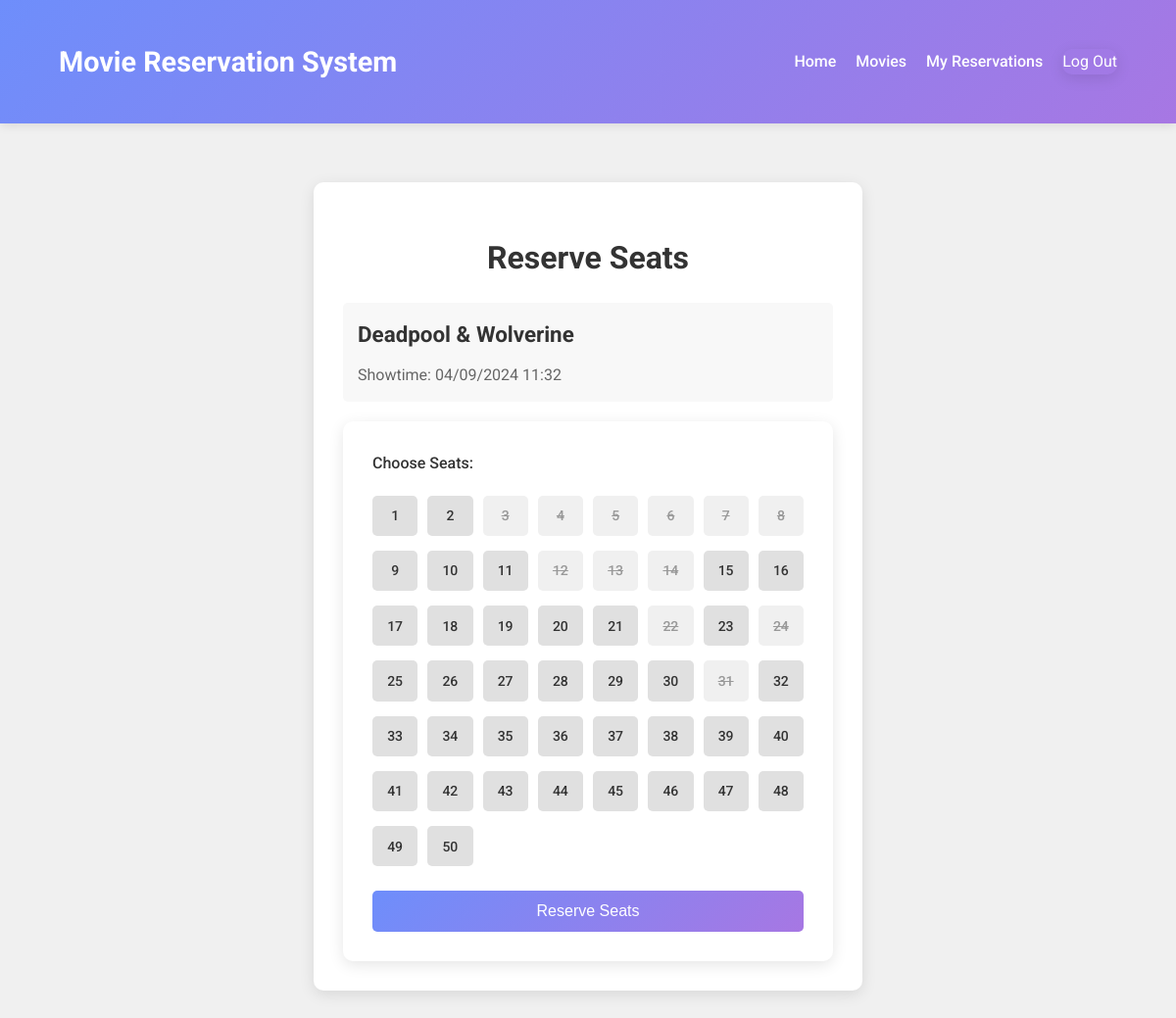
/movies/reservation/2/ (signed in), run on an earlier commit of the app's database.
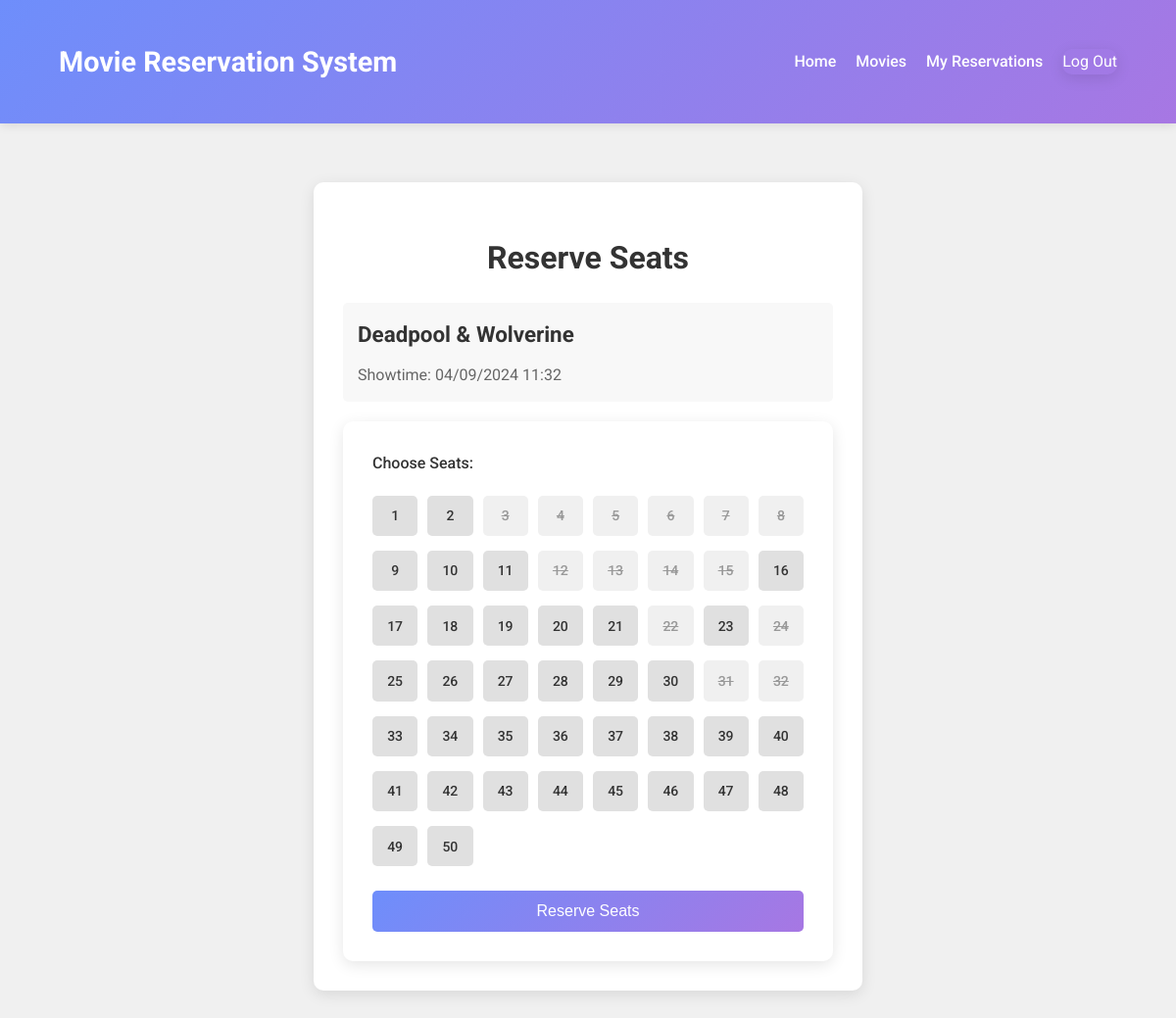
And on a later commit of the database.
### reservations/models.py (models this page shows, shortened)
class Seat(models.Model):
    showtime = models.ForeignKey(Showtime, on_delete=models.CASCADE)
    seat_number = models.CharField(max_length=10)
    is_available = models.BooleanField(default=True)

### reservations/views.py (the view, shortened to what this page needs)
# urls.py: path('reservation/<int:showtime_id>/', views.reservation_form, name='reservation_form'),
@login_required
def reservation_form(request, showtime_id):
    showtime = get_object_or_404(Showtime, pk=showtime_id)
    seats = Seat.objects.filter(showtime=showtime)
    context = {
        'showtime': showtime,
        'seats': seats
    }
    return render(request, 'reservations/reservation_form.html', context)

### reservations/models.py (called while the page is built)
    @property
    def formatted_start_time(self):
        return format_datetime(self.start_time)

### reservations/utils/datetime_utils.py (called while the page is built)
def format_datetime(dt, format_string="%d/%m/%Y %H:%M"):
    return dt.strftime(format_string)

### templates/reservations/reservation_form.html (shortened to what this page needs)
{% extends "base.html" %}
{% block content %}
<div class="reservation-form-container">
    <h1>Reserve Seats</h1>
    <div class="movie-info">
        <h2>{{ showtime.movie.title }}</h2>
        <p>Showtime: {{ showtime.formatted_start_time }}</p>
    </div>
    <form method="post" class="reservation-form">
        <div class="form-group">
            <label>Choose Seats:</label>
            <div class="seat-map">
                {% for seat in seats %}
                    <div class="seat {% if not seat.is_available %}unavailable{% endif %}">
                        <label for="seat-{{ seat.id }}">{{ seat.seat_number }}</label>
                    </div>
                {% endfor %}
            </div>
        </div>
        <button type="submit" class="reserve-button">Reserve Seats</button>
    </form>
</div>
{% endblock %}

What changed in the data, as far as the page shows it:
changed Seat (number 15 of 50 on the later page): is_available True → False (drawn)
changed Seat (number 32 of 50 on the later page): is_available True → False (drawn)
